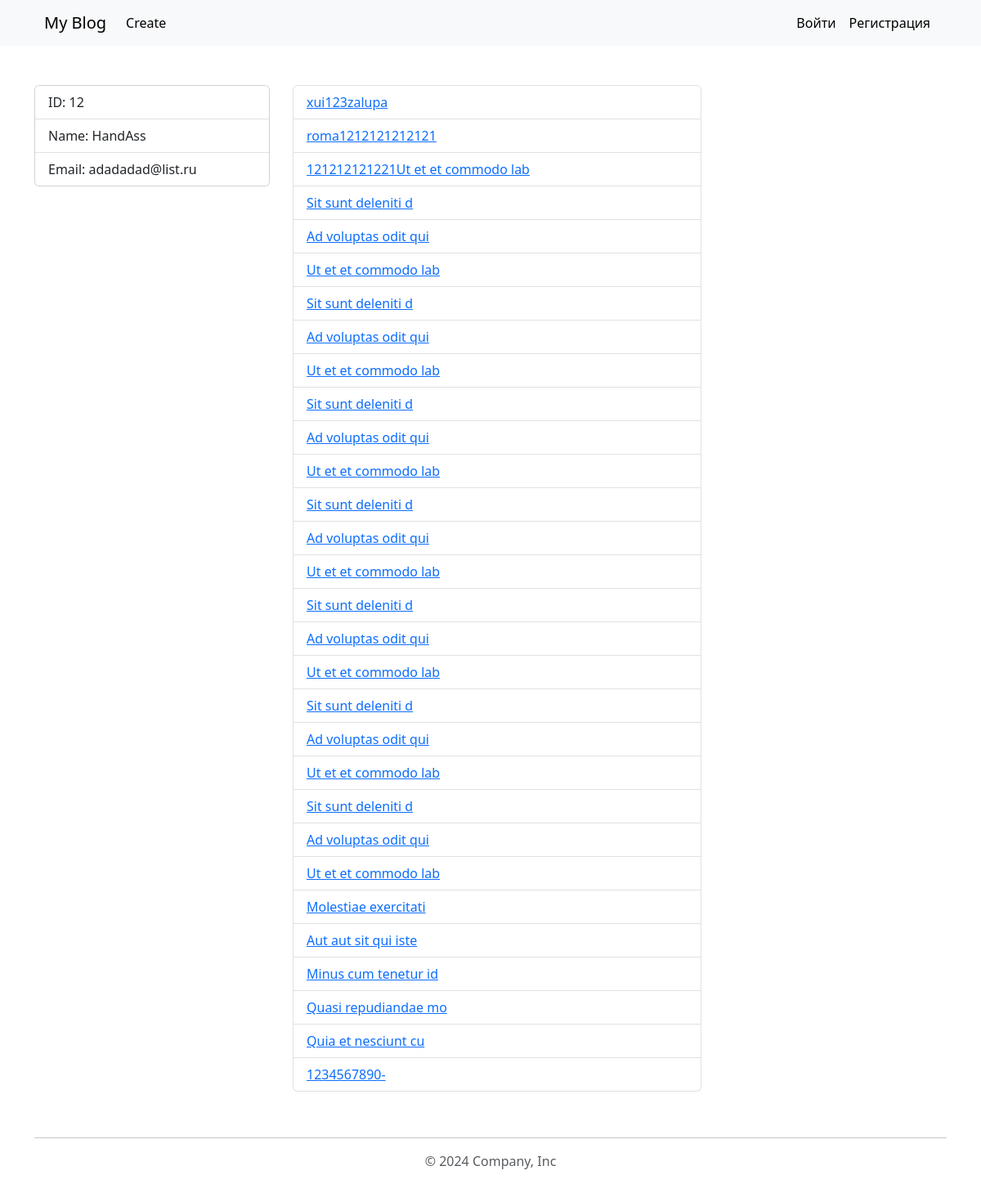
The app's page /one-user?user=HandAss with its own data.
### tables this page shows
CREATE TABLE `users` (
  `id` int(11) NOT NULL,
  `name` varchar(100) NOT NULL,
  `email` varchar(190) NOT NULL,
  `password` varchar(190) NOT NULL
);

CREATE TABLE `cards` (
  `id` int(11) NOT NULL,
  `title` varchar(51) DEFAULT NULL,
  `description` varchar(1500) DEFAULT NULL,
  `user` varchar(100) NOT NULL
);

### app/controllers/user/show.php (called while the page is built)
<?php
global $db;
$user_data = $db->query("SELECT * FROM `users` WHERE `name` = ?", [$_GET['user']])->find();
$user_posts_data = $db->query("SELECT * FROM `cards` WHERE `user` = ?", [$_GET['user']])->findAll();
require_once VIEWS . "/user/show.tpl.php";

### public/index.php (called while the page is built, shortened)
<?php
require_once CONFIG . "/db.php";
$db = new \core\classes\Db($db_config);
$router = new core\classes\Router();
$router->router();

### core/config/db.php (called while the page is built)
<?php
$db_config = [
	'host' => 'localhost',
	'user' => 'root',
	'pass' => '',
	'dbname' => 'blog'
];

### core/classes/Db.php (called while the page is built, shortened)
<?php
class Db
{
	private $connection;
	private $stmt;
	public function __construct($db_config)
	{
		try {
			$this->connection = new PDO(
				"mysql:host={$db_config['host']};dbname={$db_config['dbname']}",
				$db_config['user'],
				$db_config['pass'],
				[
					PDO::ATTR_DEFAULT_FETCH_MODE => PDO::FETCH_ASSOC
				]
			);
		} catch (\PDOException $e) {
			echo $e->getMessage();
		}
	}
	public function query($sql, $params = null): static
	{
		$this->stmt = $this->connection->prepare($sql);
		$this->stmt->execute($params);
		return $this;
	}
	public function findAll() {
		return $this->stmt->fetchAll();
	}
	public function find() {
		return $this->stmt->fetch();
	}
}

### app/views/user/show.tpl.php (the view, shortened to what this page needs)
<!doctype html>
<html lang="en">
<head>
	<link rel="stylesheet" href="/public/css/style.css">
	<link href="https://cdn.jsdelivr.net/npm/bootstrap@5.3.3/dist/css/bootstrap.min.css" rel="stylesheet">
</head>
<body>
	<div class="wrapper">
		<?php require_once VIEWS . "/incs/header.php"?>
			<main class="main">
				<div class="container" style="display: flex; justify-content: space-between">
					<div>
						<div class="card mt-5" style="width: 18rem;">
							<ul class="list-group list-group-flush">
								<li class="list-group-item">ID: <?= $user_data['id'] ?></li>
								<li class="list-group-item">Name: <?= $user_data['name'] ?></li>
								<li class="list-group-item">Email: <?= $user_data['email'] ?></li>
							</ul>
						</div>
					</div>
					<div>
						<div class="col-8">
							<div data-bs-spy="scroll" data-bs-target="#list-example" data-bs-smooth-scroll="true" class="scrollspy-example" tabindex="0">
								<ul class="list-group mt-5" style="margin-right: 300px; width: 500px">
									<?php for($i = 0; $i < count($user_posts_data); $i++): ?>
										<li style="display: flex; justify-content: space-between; align-items: center" class="list-group-item"><a href="/card/?id=<?=$user_posts_data[$i]['id']?>"> <?= $user_posts_data[$i]['title'] ?> </a>
										</li>
									<?php endfor; ?>
								</ul>
							</div>
						</div>
					</div>
				</div>
			</main>
		<?php require_once VIEWS . "/incs/footer.php"?>
	</div>
</body>
</html>

### core/classes/Router.php (shortened to what this page needs)
<?php
class Router
{
	private array $routes = [];
	private string $uri;
	private string $method;
	public function __construct()
	{
		$this->uri = trim(parse_url($_SERVER['REQUEST_URI'])['path'], '/');
		$this->method =$_POST['_method'] ?? $_SERVER['REQUEST_METHOD'];
	}
	public function router(): void
	{
		foreach ($this->routes as $route) {
			if (strtoupper($route['method']) === $this->method && $route['uri'] == $this->uri) {
				require_once CONTROLLERS ."/{$route['controller']}";
				break;
			}
		}
	}
	public function only($middleware): static
	{
		$this->routes[array_key_last($this->routes)]['middleware'] = $middleware;
		return $this;
	}
	public function add($uri, $controller, $method): static
	{
		$this->routes[] = [
			'uri' => $uri,
			'controller' => $controller,
			'method' => $method,
			'middleware' => null,
		];
		return $this;
	}
}

### app/views/incs/header.php (shortened to what this page needs)
<header class="bg-body-tertiary">
	<div class="container">
	<nav class="navbar navbar-expand-lg">
		<div class="container-fluid">
			<a class="navbar-brand" href="/">My Blog</a>
			<div class="collapse navbar-collapse" id="navbarSupportedContent">
				<ul class="navbar-nav me-auto mb-2 mb-lg-0">
					<li class="nav-item">
						<a class="nav-link active" aria-current="page" href="/card/create">Create</a>
					</li>
				</ul>
                <?php if(empty($_SESSION['user'])): ?>
                    <ul class="navbar-nav d-flex mb-2 mb-lg-0">
                        <li class="nav-item">
                            <a class="nav-link active" aria-current="page" href="/login">Войти</a>
                        </li>
                        <li class="nav-item">
                            <a class="nav-link active" aria-current="page" href="/registrations">Регистрация</a>
                        </li>
                    </ul>
                <?php endif; ?>
			</div>
		</div>
	</nav>
	</div>
</header>

### app/views/incs/footer.php
<div class="container">
	<footer class="py-3 my-4">
        <hr>
		<p class="text-center text-muted">&copy; 2024 Company, Inc</p>
	</footer>
</div>

### public/css/style.css (style rules this page uses)
body { min-width: 320px; }
html, body { height: 100%; }
.wrapper { min-height: 100%; display: flex; flex-direction: column; }
.main { flex: 1 1 auto; }

### records on screen
users: id "12", name "HandAss", email "adadadad@list.ru"
cards: title "xui123zalupa"
cards: title "roma1212121212121"
cards: title "121212121221Ut et et commodo lab"
cards: title "Sit sunt deleniti d"
cards: title "Ad voluptas odit qui"
cards: title "Ut et et commodo lab"
cards: title "Sit sunt deleniti d"
cards: title "Ad voluptas odit qui"
cards: title "Ut et et commodo lab"
cards: title "Sit sunt deleniti d"
cards: title "Ad voluptas odit qui"
cards: title "Ut et et commodo lab"
cards: title "Sit sunt deleniti d"
cards: title "Ad voluptas odit qui"
cards: title "Ut et et commodo lab"
cards: title "Sit sunt deleniti d"
cards: title "Ad voluptas odit qui"
cards: title "Ut et et commodo lab"
cards: title "Sit sunt deleniti d"
cards: title "Ad voluptas odit qui"
cards: title "Ut et et commodo lab"
cards: title "Sit sunt deleniti d"
cards: title "Ad voluptas odit qui"
cards: title "Ut et et commodo lab"
cards: title "Molestiae exercitati"
cards: title "Aut aut sit qui iste"
cards: title "Minus cum tenetur id"
cards: title "Quasi repudiandae mo"
cards: title "Quia et nesciunt cu"
cards: title "1234567890-"
